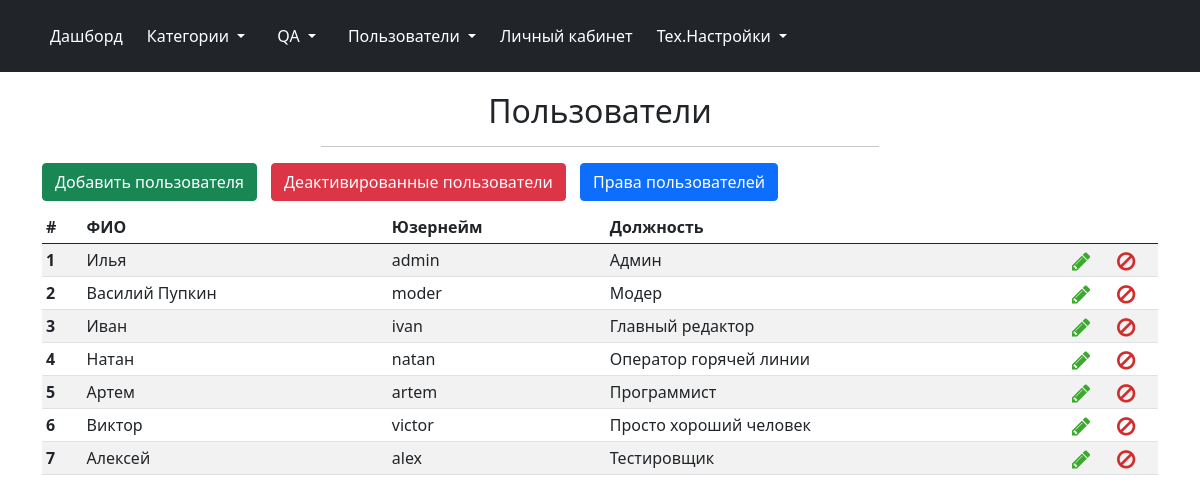
/admin/users (signed in), run on an earlier commit of the app's database.
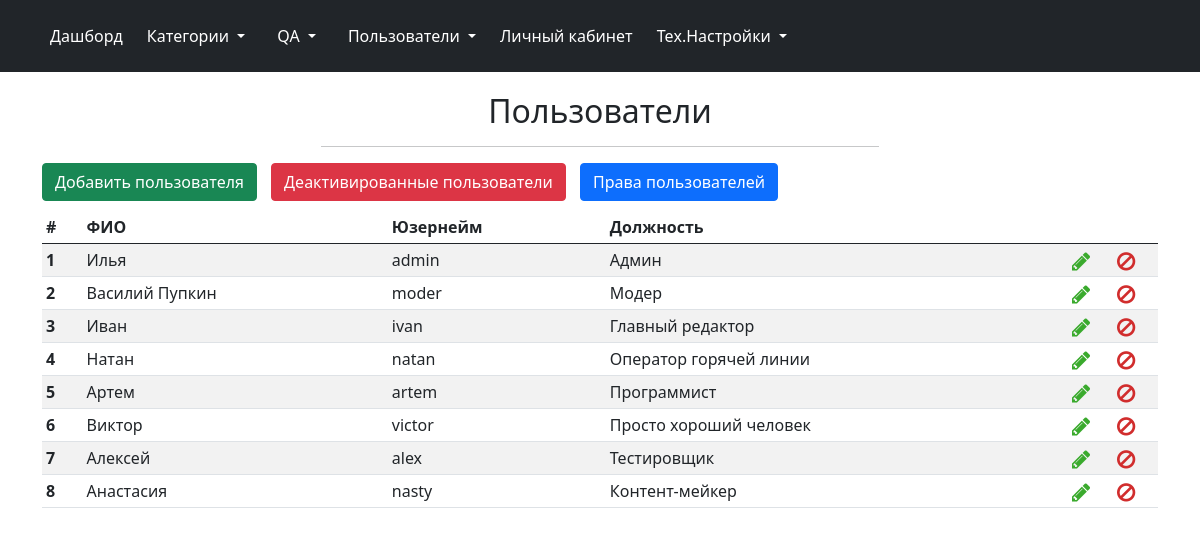
And on a later commit of the database.
### models.py (models this page shows, shortened)
class Users(db.Model, UserMixin):
    id = db.Column(db.Integer, primary_key=True)
    username = db.Column(db.String(30), nullable=False)
    name = db.Column(db.String(100), nullable=False)
    psswd = db.Column(db.Text, nullable=False)
    post = db.Column(db.String, nullable=False)
    is_deactivated = db.Column(db.Boolean, default = False)
    deactivation_date = db.Column(DateTime)
    right_category = db.Column(db.Boolean, default = False)
    right_users = db.Column(db.Boolean, default = False)
    right_qa = db.Column(db.Boolean, default = False)
    right_synonym = db.Column(db.Boolean, default=False)
    right_black_word = db.Column(db.Boolean, default=False)

### admin/admin.py (the view)
@admin.route('/users')
@login_required
def users():
    if not current_user.right_users:
        return render_template('admin/access_denied.html')
    add_user_form = forms.AddUserForm()
    edit_user_form = forms.EditUserForm()
    deactivate_user_form = forms.DeactivateUserForm()
    try:
        users = Users.query.filter(Users.is_deactivated.is_(False))
    except (NameError, AttributeError):
        return "Ошибка чтения из БД"
    return render_template('admin/users.html', users=users, add_user_form=add_user_form, edit_user_form=edit_user_form,
                           deactivate_user_form=deactivate_user_form)

### admin/admin.py (called while the page is built)
@admin.before_request
def before_request():
    if current_user.is_authenticated:
        if current_user.is_deactivated:
            logout_user()
            flash("Ваш аккаунт заблокирован. Для получения дополнительных сведений обратитесь к администратору",
                  category='danger')
            return redirect(url_for('.login'))

### app.py (called while the page is built)
@login_manager.user_loader
def load_user(user_id):
    return Users.query.get(user_id)

### admin/templates/admin/users.html (shortened to what this page needs)
{% extends 'admin/base.html' %}
{% import "admin/macros.html" as macros %}
{% block page_header %}
Пользователи
{% endblock %}
{% block body %}
<div class="btn_container">
	<button type="button" class="btn btn-success button_active" data-bs-toggle="modal" data-bs-target="#addModal">
		Добавить пользователя
	</button>
	<a href="{{ url_for('.users_deactivate') }}" class="btn btn-danger button_active">Деактивированные пользователи</a>
	<a href="{{ url_for('.users_rights') }}" class="btn btn-primary button_active">Права пользователей</a>
</div>
<table class="table table-striped table-sm">
	<thead>
		<tr>
			<th scope="col">#</th>
			<th scope="col">ФИО</th>
			<th scope="col">Юзернейм</th>
			<th scope="col">Должность</th>
			<th scope="col"></th>
			<th scope="col"></th>
		</tr>
	</thead>
	<tbody>
		{% for user in users %}
		<tr class="table_line_item" data-id="{{ user.id }}" data-name="{{ user.name }}" data-username="{{ user.username }}" data-post="{{ user.post }}">
			<th scope="row">{{ user.id }}</th>
			<td>{{ user.name }}</td>
			<td>{{ user.username }}</td>
			<td>{{ user.post }}</td>
			<td scope="col" width="45"><i class="fa fa-pencil fa-lg table_action_icon edit_icon" aria-hidden="true" data-bs-toggle="modal" data-bs-target="#editModal" title="Редактировать"></i></td>
			<td scope="col" width="45"><i class="fa fa-ban fa-lg table_action_icon delete_icon" aria-hidden="true" data-bs-toggle="modal" data-bs-target="#deactivateModal" title="Деактивировать"></i></td>
		</tr>
		{% endfor %}
	</tbody>
</table>
{% endblock %}

### admin/templates/admin/base.html (shortened to what this page needs)
<!DOCTYPE html>
<html lang="ru">
<head>
	<link href="https://cdn.jsdelivr.net/npm/bootstrap@5.0.1/dist/css/bootstrap.min.css" rel="stylesheet">
	<link rel="stylesheet" href="{{ url_for('static', filename='libraries/css/font-awesome.min.css') }}">
	<link rel="stylesheet" href="{{ url_for('.static', filename='css/style.css') }}">
</head>
<body>
	<header class="p-3 bg-dark text-white">
		<div class="container">
			<div class="d-flex flex-wrap align-items-center justify-content-center justify-content-lg-start">
				<ul class="nav col-12 col-lg-auto me-lg-auto mb-2 justify-content-center mb-md-0">
					<li><a href="{{ url_for('.index') }}" class="nav-link px-2 text-white">Дашборд</a></li>
					<li class="nav-item dropdown">
						<a class="nav-link dropdown-toggle text-white" href="{{ url_for('.category') }}" id="navbarDropdown" role="button" aria-expanded="false">
							Категории
						</a>
					</li>
					<li class="nav-item dropdown">
						<a class="nav-link dropdown-toggle text-white" href="{{ url_for('.qa') }}" id="navbarDropdown" role="button" aria-expanded="false">
							QA
						</a>
					</li>
					<li class="nav-item dropdown">
						<a class="nav-link dropdown-toggle text-white" href="{{ url_for('.users') }}" id="navbarDropdown" role="button" aria-expanded="false">
							Пользователи
						</a>
					</li>
					<li><a href="{{ url_for('.account') }}" class="nav-link px-2 text-white">Личный кабинет</a></li>
					<li class="nav-item dropdown">
						<span class="nav-link dropdown-toggle text-white" id="navbarDropdown" role="button" aria-expanded="false">
							Тех.Настройки
						</span>
					</li>
				</ul>
			</div>
		</div>
	</header>
	<div class="container">
		<div class="col-6 offset-3">
			<h2 class="account_title">{% block page_header %}{% endblock %}</h2>
			<hr>
		</div>
		{% block body %}{% endblock %}
	</div>
</body>
</html>

### admin/static/css/style.css (style rules this page uses)
header { margin-bottom: 20px; }
.delete_icon { color: #d12d2d; }
.edit_icon { color: #3aaa2d; }
.table_action_icon { cursor: pointer; }
.account_title, .change_psswd { text-align: center; }
.btn_container { margin-bottom: 10px; }
.button_active { margin-right: 10px; }

What changed in the data, as far as the page shows it:
added Users: name "Анастасия", username "nasty", post "Контент-мейкер"
